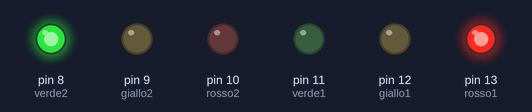
A sketch run on a simulated Arduino Uno, built with avr-gcc and run on an emulated ATmega328P. Parts: output pins drawn as LEDs (lit = HIGH).

Above: at 1.0 s.
At 4.2 s:
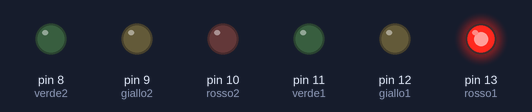
At 7.0 s:
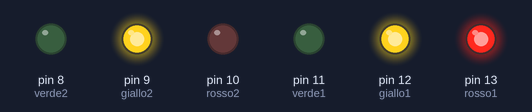
At 8.5 s:
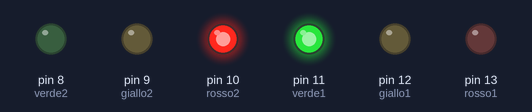
At 11.7 s:
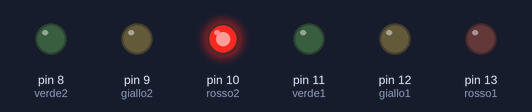
At 14.5 s:
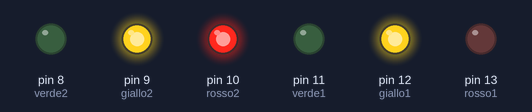
Timing chart, 0 to 19.5 s (numbered marks = the images above):
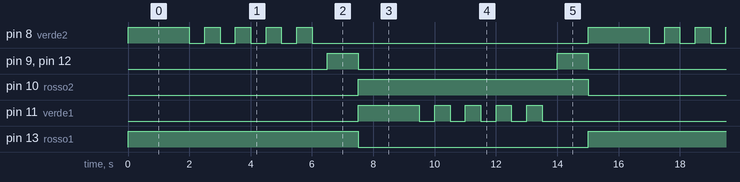

The sketch:

sketch_feb01a.ino
```cpp
int rosso1=13;
int giallo1=12;
int verde1=11;

int rosso2=10;
int giallo2=9;
int verde2=8;
void setup() {
  // put your setup code here, to run once:
pinMode(rosso1, OUTPUT);
pinMode(giallo1, OUTPUT);
pinMode(verde1, OUTPUT);
pinMode(rosso2, OUTPUT);
pinMode(giallo2, OUTPUT);
pinMode(verde2, OUTPUT);
}

void loop() {
  // put your main code here, to run repeatedly:
digitalWrite(rosso1, HIGH);
digitalWrite(verde2, HIGH);
delay(2000);
digitalWrite(verde2, LOW);
delay(500);
digitalWrite(verde2, HIGH);
delay(500);
digitalWrite(verde2, LOW);
delay(500);
digitalWrite(verde2, HIGH);
delay(500);
digitalWrite(verde2, LOW);
delay(500);
digitalWrite(verde2, HIGH);
delay(500);
digitalWrite(verde2, LOW);
delay(500);
digitalWrite(verde2, HIGH);
delay(500);
digitalWrite(verde2, LOW);
delay(500);
digitalWrite(giallo1,HIGH);
digitalWrite(giallo2,HIGH);
delay(1000);
digitalWrite(rosso1, LOW);
digitalWrite(giallo1,LOW);
digitalWrite(giallo2,LOW);
digitalWrite(verde1,HIGH);
digitalWrite(rosso2,HIGH);
delay(2000);
digitalWrite(verde1, LOW);
delay(500);
digitalWrite(verde1, HIGH);
delay(500);
digitalWrite(verde1, LOW);
delay(500);
digitalWrite(verde1, HIGH);
delay(500);
digitalWrite(verde1, LOW);
delay(500);
digitalWrite(verde1, HIGH);
delay(500);
digitalWrite(verde1, LOW);
delay(500);
digitalWrite(verde1, HIGH);
delay(500);
digitalWrite(verde1, LOW);
delay(500);
digitalWrite(giallo2,HIGH);
digitalWrite(giallo1,HIGH);
delay(1000);
digitalWrite(rosso2, LOW);
digitalWrite(giallo2,LOW);
digitalWrite(giallo1,LOW);
digitalWrite(verde2,HIGH);
digitalWrite(rosso1,HIGH);
}
```

Measured:
- by itself, pin 8 (verde2), pin 11 (verde1): repeats every 15.0 s: 4 × (LOW 0.50 s, HIGH 0.50 s), LOW 9.0 s, HIGH 2.0 s
- by itself, pin 9 (giallo2), pin 12 (giallo1): alternates HIGH for 1.0 s and LOW for 6.5 s
- by itself, pin 10 (rosso2), pin 13 (rosso1): alternates HIGH for 7.5 s and LOW for 7.5 s
